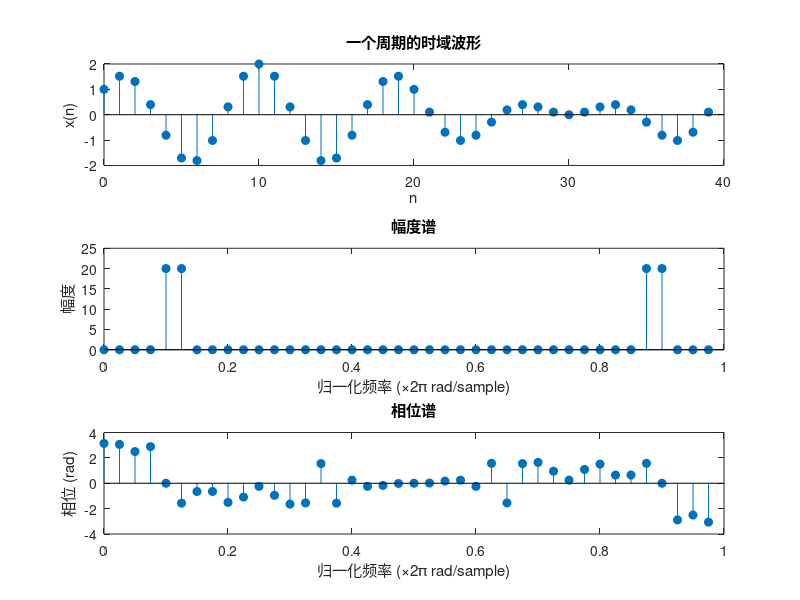

Write the MATLAB code that produced this figure. (Note: this script raises an error after producing the figure.)
% 定义序列 x(n)
N = 40; % 定义周期长度
n = 0:N-1; % 一个周期的 n 取值
x = sin(pi/4 * n) + cos(pi/5 * n); % 序列公式

% 创建图形窗口
figure(5);

%% 1. 绘制一个周期的时域波形
subplot(3, 1, 1);
stem(n, x, 'filled'); % 用 stem 表示离散序列
title('一个周期的时域波形');
xlabel('n'); ylabel('x(n)');

%% 2. 谱分析
% 计算频谱（取 N 点）
X = fft(x, N); % N 点离散傅里叶变换
amplitude = abs(X); % 幅度谱
phase = angle(X); % 相位谱
freq = (0:N-1) / N; % 归一化频率 (0 到 1)

% 绘制幅度谱
subplot(3, 1, 2);
stem(freq, amplitude, 'filled');
title('幅度谱');
xlabel('归一化频率 (×2π rad/sample)'); ylabel('幅度');

% 绘制相位谱
subplot(3, 1, 3);
stem(freq, phase, 'filled');
title('相位谱');
xlabel('归一化频率 (×2π rad/sample)'); ylabel('相位 (rad)');

%% 调整布局
sgtitle('序列 x(n) 的时域波形与频谱分析');
